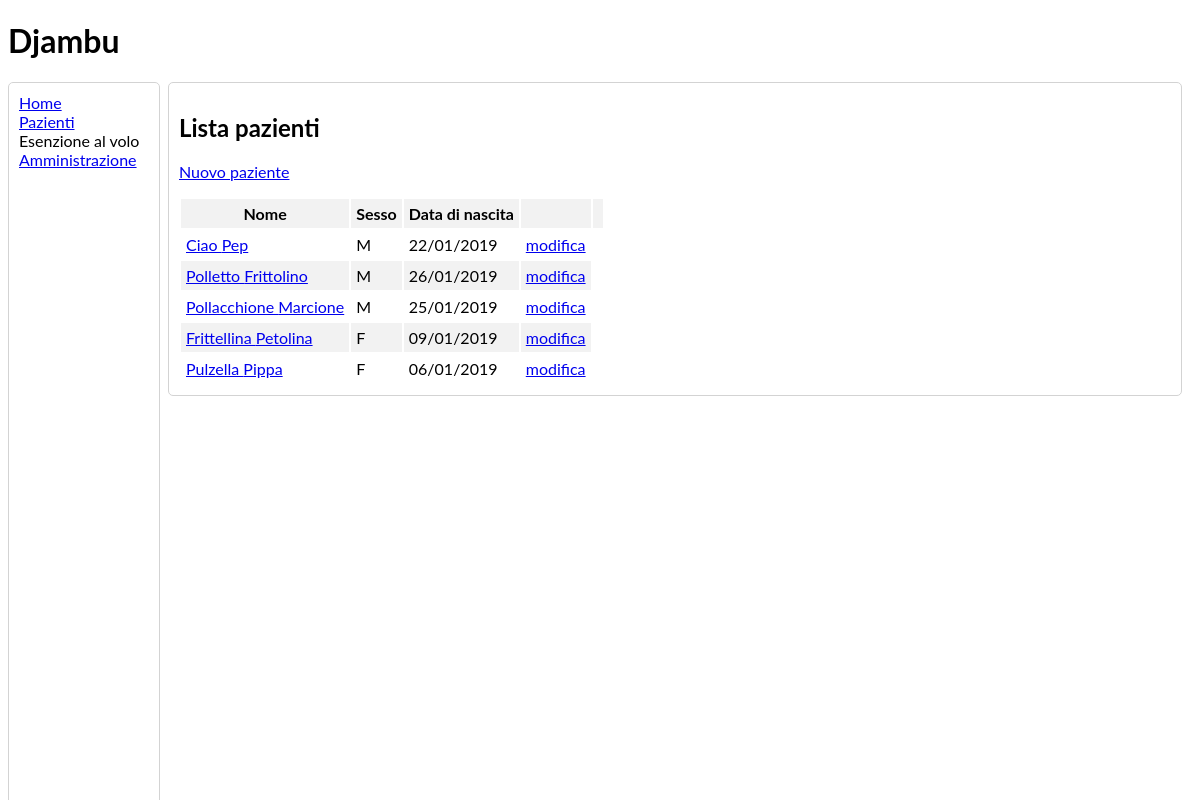
Before: /patients/list/ with the older database file.
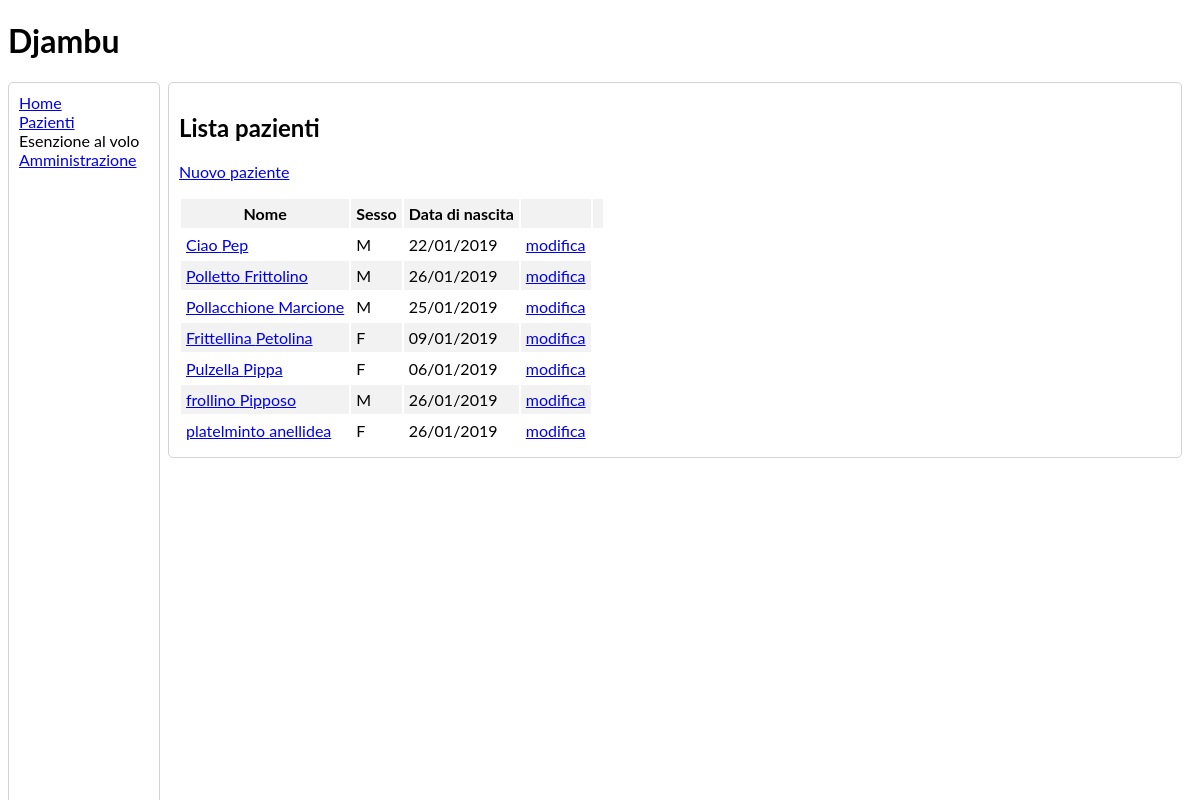
After: the same page with the newer database file.
### patients/models.py (models this page shows, shortened)
class Patient(models.Model): # TODO: make fields mandatory
    last_name = models.CharField(max_length=50, verbose_name='cognome')
    first_name = models.CharField(max_length=50, verbose_name='nome')
    sex = models.CharField(max_length=1, choices=SEX_CHOICES, verbose_name='sesso')
    birth_date = models.DateField(verbose_name='data di nascita')
    birth_place = models.CharField(max_length=100, blank=True, null=True,
                                   verbose_name='luogo di nascita')
    fiscal_code = models.CharField(max_length=16, blank=True, null=True,
                                   verbose_name='codice fiscale')
    address = models.CharField(max_length=200, blank=True, null=True,
                               verbose_name='indirizzo')
    class Meta:
        verbose_name = 'paziente'
        verbose_name_plural = 'pazienti'

### patients/views.py (the view)
# urls.py: path('list/', PatientsListView.as_view(),
class PatientsListView(ListView):
    model = Patient
    template_name = 'patients/patients_list.html'

### patients/templates/patients/patients_list.html
{% extends './base_djambu.html' %}
{% load admin_urls %}
{% block content %}
  <div class="round-border-panel">
    <h2>Lista pazienti</h2>
    <p>{% include 'patients/panel_add_patient.html' %}</p>
    <table class="table">
      <tr>
        <th>Nome</th>
        <th>Sesso</th>
        <th>Data di nascita</th>
        <th></th>
        <th></th>
      </tr>
      {% for p in patient_list %}
        <tr>
          <td>
            <a href="{% url 'patients:patient_detail' p.pk %}">
              {{ p.last_name }} {{ p.first_name }}
            </a>
          </td>
          <td>{{ p.sex|capfirst }}</td>
          <td>{{ p.birth_date|date:'d/m/Y' }}</td>
          <td><a href="/patients_admin/patients/patient/{{ p.pk }}/change/">modifica</a></td>
        </tr>
      {% endfor %}
    </table>
  </div>
{% endblock %}

Changed rows visible on the page:
added Patient: last_name "frollino", first_name "Pipposo", sex "M", birth_date "26/01/2019"
added Patient: last_name "platelminto", first_name "anellidea", sex "F", birth_date "26/01/2019"
